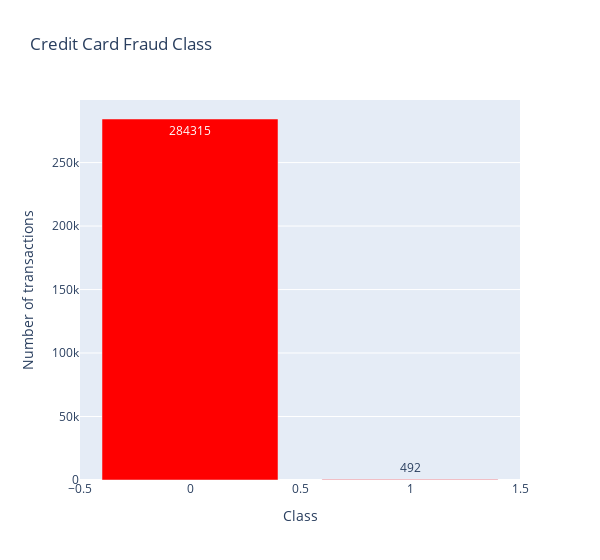

The notebook cell this image was saved under:
### Code cell
temp = creditC["Class"].value_counts()
temp1 = pd.DataFrame({'Class': temp.index,'values': temp.values})

trace = go.Bar( x = temp1['Class'],y = temp1['values'], name="Credit Card Fraud Class ", marker=dict(color="Red"), text=temp1['values'])
data = [trace]
         
fig = dict(data=data, layout=layout)
iplot(fig, filename='class')

### Figure 1 — Plotly figure (JSON) as saved in the notebook; plotly's stock layout.template omitted (floating-point values rounded to 4 significant figures)
{"data": [{"marker": {"color": "Red"}, "name": "Credit Card Fraud Class ", "text": [284315, 492], "type": "bar", "x": [0, 1], "y": [284315, 492]}], "layout": {"hovermode": "closest", "title": {"text": "Credit Card Fraud Class"}, "width": 600, "xaxis": {"showticklabels": true, "title": {"text": "Class"}}, "yaxis": {"title": {"text": "Number of transactions"}}}}
